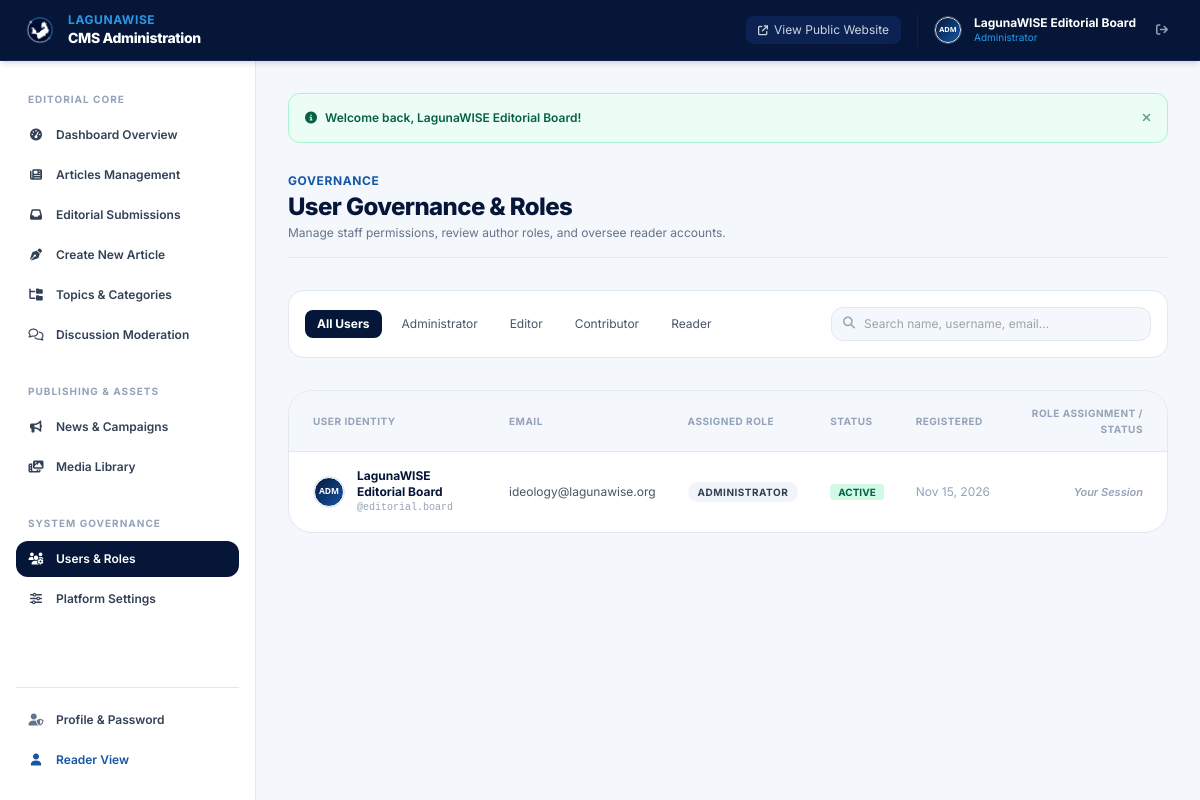
The page /admin/users.php (signed in) on the database its author committed.
### tables this page shows
CREATE TABLE `users` (
    `id` INT UNSIGNED AUTO_INCREMENT PRIMARY KEY,
    `name` VARCHAR(100) NOT NULL,
    `username` VARCHAR(50) NOT NULL UNIQUE,
    `email` VARCHAR(150) NOT NULL UNIQUE,
    `password_hash` VARCHAR(255) NOT NULL,
    `bio` TEXT NULL,
    `avatar` VARCHAR(255) NULL DEFAULT 'assets/images/default-avatar.svg',
    `status` ENUM('active', 'inactive', 'suspended') NOT NULL DEFAULT 'active',
    `must_change_password` TINYINT(1) NOT NULL DEFAULT 0,
    `last_login_at` DATETIME NULL,
    `created_at` TIMESTAMP DEFAULT CURRENT_TIMESTAMP,
    `updated_at` TIMESTAMP DEFAULT CURRENT_TIMESTAMP ON UPDATE CURRENT_TIMESTAMP,
    INDEX `idx_users_email` (`email`),
    INDEX `idx_users_username` (`username`),
    INDEX `idx_users_status` (`status`)
);

CREATE TABLE `roles` (
    `id` INT UNSIGNED AUTO_INCREMENT PRIMARY KEY,
    `name` VARCHAR(50) NOT NULL UNIQUE,
    `display_name` VARCHAR(100) NOT NULL,
    `description` TEXT NULL,
    `created_at` TIMESTAMP DEFAULT CURRENT_TIMESTAMP
);

### admin/users.php (the view, shortened to what the rows shown need)
<?php
require_role(['administrator', 'super_admin', 'admin']);
$db = Database::getConnection();
$currentUser = current_user();
$roleFilter = trim($_GET['role'] ?? '');
$where = ['1=1'];
$params = [];
$whereSql = implode(' AND ', $where);
$query = "
    SELECT u.*, r.name AS role_name, r.display_name AS role_display
    FROM users u
    LEFT JOIN user_roles ur ON u.id = ur.user_id
    LEFT JOIN roles r ON ur.role_id = r.id
    WHERE {$whereSql}
    ORDER BY u.created_at DESC
";
$stmt = $db->prepare($query);
$stmt->execute($params);
$usersList = $stmt->fetchAll();
$roles = $db->query("SELECT * FROM roles ORDER BY id ASC")->fetchAll();
require_once __DIR__ . '/includes/admin-header.php';
?>
<div class="flex flex-col sm:flex-row sm:items-center justify-between gap-4 pb-4 border-b border-slate-200">
    <div>
        <h1 class="text-2xl font-extrabold text-navy-900 tracking-tight">User Governance &amp; Roles</h1>
    </div>
</div>
<div class="bg-white p-4 rounded-2xl border border-slate-200 shadow-xs flex flex-col md:flex-row gap-4 items-stretch md:items-center justify-between text-xs">
    <div class="flex flex-wrap items-center gap-2">
        <a href="<?= url('admin/users.php') ?>" class="px-3 py-1.5 rounded-lg <?= empty($roleFilter) ? 'bg-navy-900 text-white font-bold' : 'text-slate-600 hover:bg-slate-100' ?>">All Users</a>
        <?php foreach ($roles as $r): ?>
            <a href="<?= url('admin/users.php?role=' . urlencode($r['name'])) ?>" class="px-3 py-1.5 rounded-lg <?= $roleFilter === $r['name'] ? 'bg-navy-900 text-white font-bold' : 'text-slate-600 hover:bg-slate-100' ?>">
                <?= e($r['display_name']) ?>
            </a>
        <?php endforeach; ?>
    </div>
</div>
<div class="bg-white rounded-3xl border border-slate-200 shadow-xs overflow-hidden">
    <div class="overflow-x-auto">
        <table class="w-full text-left border-collapse text-xs">
            <thead>
                <tr class="bg-surface text-slate-400 uppercase tracking-wider font-bold text-[10px] border-b border-slate-200">
                    <th class="py-3.5 px-6">User Identity</th>
                    <th class="py-3.5 px-4">Email</th>
                    <th class="py-3.5 px-4">Assigned Role</th>
                    <th class="py-3.5 px-4">Status</th>
                    <th class="py-3.5 px-4">Registered</th>
                    <th class="py-3.5 px-6 text-right">Role Assignment / Status</th>
                </tr>
            </thead>
            <tbody class="divide-y divide-slate-100 text-slate-700">
                <?php if (empty($usersList)): ?>
                    <tr>
                        <td colspan="6" class="py-12 text-center text-slate-400">No registered users found.</td>
                    </tr>
                <?php else: ?>
                <?php foreach ($usersList as $u): ?>
                    <tr class="hover:bg-slate-50 transition">
                        <td class="py-4 px-6 font-bold text-navy-900">
                            <div class="flex items-center gap-3">
                                <img src="<?= asset($u['avatar'] ?? 'assets/images/default-avatar.svg') ?>" alt="Avatar" class="w-8 h-8 rounded-full object-cover border border-slate-200">
                                <div>
                                    <p><?= e($u['name']) ?></p>
                                    <p class="text-[10px] text-slate-400 font-mono font-normal">@<?= e($u['username']) ?></p>
                                </div>
                            </div>
                        </td>
                        <td class="py-4 px-4 text-slate-600">
                            <?= e($u['email']) ?>
                        </td>
                        <td class="py-4 px-4">
                            <span class="px-2.5 py-1 rounded-full text-[10px] font-bold uppercase tracking-wider
                                <?= match($u['role_name']) {
                                    'super_admin' => 'bg-purple-100 text-purple-800',
                                    'admin' => 'bg-indigo-100 text-indigo-800',
                                    'editor' => 'bg-blue-100 text-blue-800',
                                    'writer' => 'bg-teal-100 text-teal-800',
                                    default => 'bg-slate-100 text-slate-700'
                                } ?>">
                                <?= e($u['role_display'] ?? 'Reader') ?>
                            </span>
                        </td>
                        <td class="py-4 px-4">
                            <span class="px-2 py-0.5 rounded text-[10px] font-bold uppercase
                                <?= $u['status'] === 'active' ? 'bg-emerald-100 text-emerald-800' : 'bg-rose-100 text-rose-800' ?>">
                                <?= e($u['status']) ?>
                            </span>
                        </td>
                        <td class="py-4 px-4 text-slate-400 whitespace-nowrap">
                            <?= e(format_date($u['created_at'])) ?>
                        </td>
                        <td class="py-4 px-6 text-right whitespace-nowrap">
                            <?php if ((int)$u['id'] !== (int)$currentUser['id']): ?>
                                <form action="<?= url('admin/users.php') ?>" method="POST" class="inline-flex items-center gap-2">
                                    <?= Security::csrfField() ?>
                                    <input type="hidden" name="action" value="change_role">
                                    <input type="hidden" name="user_id" value="<?= (int)$u['id'] ?>">
                                    <select name="role_name" onchange="this.form.submit()" class="text-[11px] p-1.5 bg-surface border border-slate-200 rounded-lg font-medium focus:outline-none">
                                        <?php foreach ($roles as $r): ?>
                                            <option value="<?= e($r['name']) ?>" <?= $u['role_name'] === $r['name'] ? 'selected' : '' ?>>
                                                Set as <?= e($r['display_name']) ?>
                                            </option>
                                        <?php endforeach; ?>
                                    </select>
                                </form>
                                <form action="<?= url('admin/users.php') ?>" method="POST" class="inline ml-1" onsubmit="return confirm('Toggle status for this user?')">
                                    <?= Security::csrfField() ?>
                                    <input type="hidden" name="action" value="toggle_status">
                                    <input type="hidden" name="user_id" value="<?= (int)$u['id'] ?>">
                                    <input type="hidden" name="status" value="<?= e($u['status']) ?>">
                                    <button type="submit" class="p-1.5 <?= $u['status'] === 'active' ? 'text-amber-600 hover:text-amber-800' : 'text-emerald-600 hover:text-emerald-800' ?>" title="Toggle Status">
                                        <i class="fa-solid <?= $u['status'] === 'active' ? 'fa-user-slash' : 'fa-user-check' ?>"></i>
                                    </button>
                                </form>
                            <?php else: ?>
                                <span class="text-[11px] text-slate-400 font-semibold italic">Your Session</span>
                            <?php endif; ?>
                        </td>
                    </tr>
                <?php endforeach; ?>
                <?php endif; ?>
            </tbody>
        </table>
    </div>
</div>
<?php require_once __DIR__ . '/includes/admin-footer.php'; ?>

### admin/includes/admin-header.php (shortened to what the rows shown need)
<?php
$currentUser = current_user();
?>
<!DOCTYPE html>
<html lang="en">
<head>
    <link rel="stylesheet" href="https://cdnjs.cloudflare.com/ajax/libs/font-awesome/6.4.2/css/all.min.css">
    <script src="https://cdn.tailwindcss.com"></script>
</head>
<body class="bg-surface text-slate-800 antialiased font-sans min-h-screen flex flex-col">
    <header class="bg-navy-900 text-white sticky top-0 z-40 border-b border-navy-800 shadow-md">
        <div class="px-4 sm:px-6 py-3 flex items-center justify-between">
            <div class="flex items-center gap-4 text-xs">
                <div class="flex items-center gap-3 border-l border-navy-800 pl-4">
                    <img src="<?= asset($currentUser['avatar'] ?? 'assets/images/default-avatar.svg') ?>"
                         alt="<?= e($currentUser['name']) ?>"
                         class="w-7 h-7 rounded-full object-cover border border-slate-600">
                    <div class="hidden md:block text-left">
                        <p class="font-bold text-white text-xs leading-none"><?= e($currentUser['name']) ?></p>
                        <p class="text-[10px] text-lwblue-light capitalize leading-tight mt-0.5"><?= e(str_replace('_', ' ', $currentUser['primary_role'])) ?></p>
                    </div>
                    <a href="<?= url('auth/logout.php') ?>" class="p-2 text-slate-400 hover:text-rose-400" title="Log Out">
                        <i class="fa-solid fa-arrow-right-from-bracket"></i>
                    </a>
                </div>
            </div>
        </div>
    </header>
    <div class="flex-1 flex overflow-hidden">
        <main class="flex-1 overflow-y-auto p-4 sm:p-8 bg-surface">
            <div class="max-w-7xl mx-auto space-y-8">

### rows shown on the page
users: avatar (picture), name "LagunaWISE Editorial Board", roles.name "Administrator", username "editorial.board", email "ideology@lagunawise.org", roles.display_name "ADMINISTRATOR", status "ACTIVE", created_at "Nov 15, 2026", shows "Your Session"
roles: display_name "Administrator"
roles: display_name "Editor"
roles: display_name "Contributor"
roles: display_name "Reader"

### other values the page prints
$f['message'] "Welcome back, LagunaWISE Editorial Board!"
